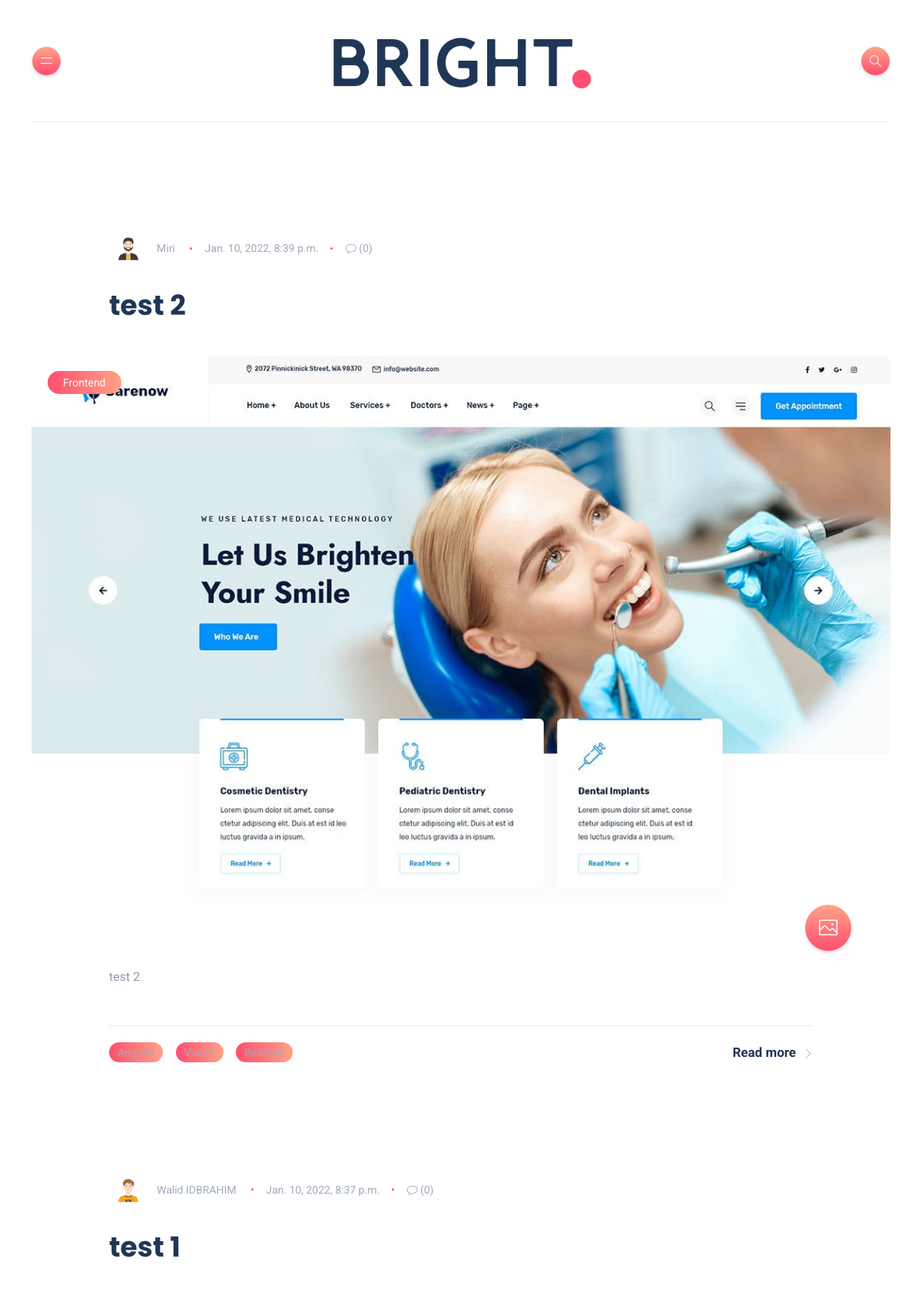
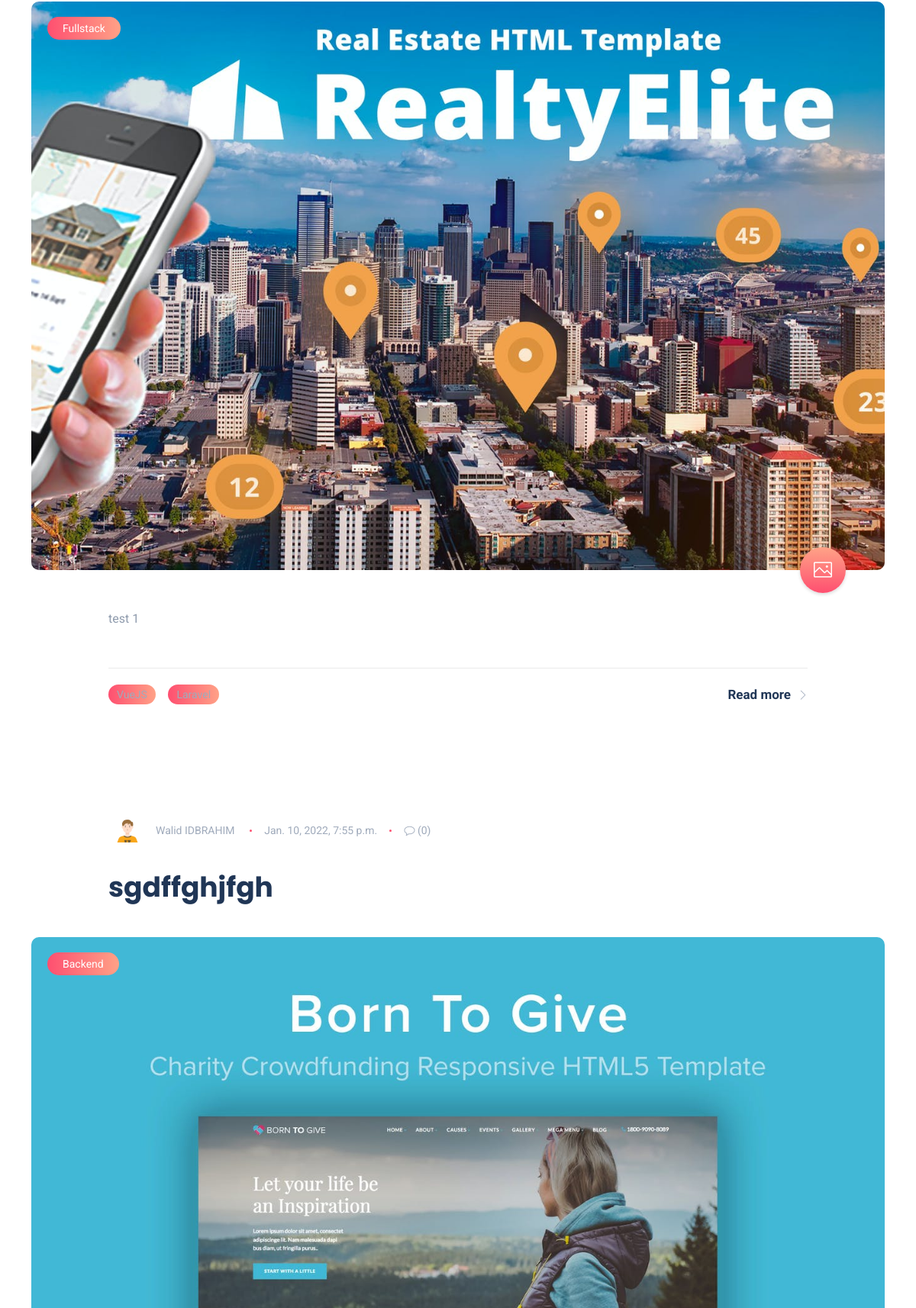
The app's page /articles/ (upper part) with its own data (2 pictures, top to bottom).
### blog/models.py (models this page shows, shortened)
class Article(models.Model):
    profile = ForeignKey(
        Profile, on_delete=models.SET_NULL, null=True, blank=True)
    state = IntegerField(default=0, choices=LIST_STATE)
    title = CharField(max_length=120, blank=True, null=True, unique=True)
    slug = SlugField(max_length=120, unique=True,
                     db_index=True, null=True, blank=True)
    description = TextField(null=True)
    category = ForeignKey("Category", null=True, on_delete=models.SET_NULL)
    tags = ManyToManyField("Tag")
    picture = models.ImageField(null=True, upload_to="articles/")
    created = DateTimeField(auto_now_add=True)
    updated = DateTimeField(auto_now=True)

class Category(models.Model):
    class Meta:
        verbose_name = "Categorie"
    name = CharField(max_length=20)
    state = IntegerField(default=0, choices=LIST_STATE)
    created = DateTimeField(auto_now_add=True)
    updated = DateTimeField(auto_now=True)

class Tag(models.Model):
    name = CharField(max_length=20)
    created = DateTimeField(auto_now_add=True)
    updated = DateTimeField(auto_now=True)

### account/models.py (models this page shows, shortened)
class Profile(models.Model):
    user = OneToOneField(User, on_delete=models.CASCADE)
    name = models.CharField(max_length=80)
    username = models.CharField(
        max_length=80, unique=True, null=True, blank=True)
    email = models.EmailField(
        max_length=120, null=True, blank=True, unique=True)
    head_line = models.CharField(max_length=200, null=True, blank=True)
    bio = models.TextField(null=True, blank=True)
    image = models.ImageField(
        null=True, blank=True, upload_to="profiles/", default="profiles/default.png"
    )
    resume_link = models.CharField(max_length=200, null=True, blank=True)
    github_link = models.CharField(max_length=200, null=True, blank=True)
    linkedin_link = models.CharField(max_length=200, null=True, blank=True)
    youtube_link = models.CharField(max_length=200, null=True, blank=True)
    website_link = models.CharField(max_length=200, null=True, blank=True)
    state = models.BooleanField(
        default=False, choices=((False, "Deactive"), (True, "Active"))
    )
    id = models.UUIDField(primary_key=True, unique=True,
                          default=uuid4, editable=False)
    created = models.DateTimeField(auto_now_add=True)
    updated = models.DateTimeField(auto_now=True)

### blog/views.py (the view)
# urls.py: path("", views.ListArticleView.as_view(), name="list_of_articles"),
class ListArticleView(ListView):
    queryset = Article.objects.filter(state=1).order_by("-created")
    template_name = "blog/index.html"
    context_object_name = "articles"
    def get_context_data(self, **kwargs):
        context = super().get_context_data(**kwargs)
        context['categories'] = Category.objects.filter(state=1)
        return context

### blog/templates/blog/index.html (shortened to what this page needs)
{% extends 'base.html' %} {% block content %} {% for article in articles %}
<div class="post post-xl">
  <div class="post-top">
    <ul class="meta list-inline mb-0">
      <li class="list-inline-item">
        <a href="#"
          ><img
            width="50px"
            height="auto"
            src="{{ article.profile.image.url }}"
            class="author img-fluid img-rounded"
            alt="author"
          />{{ article.profile.name }}</a
        >
      </li>
      <li class="list-inline-item">{{ article.created }}</li>
      <li class="list-inline-item"><i class="icon-bubble"></i> (0)</li>
    </ul>
    <h5 class="post-title mb-0 mt-4">
      <a href="{% url 'show_article' article.slug %}">{{ article.title }}</a>
    </h5>
  </div>
  <div class="thumb rounded">
    <a href="category.html" class="category-badge lg position-absolute"
      >{{ article.category.name }}</a
    >
    <span class="post-format">
      <i class="icon-picture"></i>
    </span>
    <a href="blog-single.html">
      <div class="inner">
        <img src="{{ article.picture.url }}" alt="post-title" />
      </div>
    </a>
  </div>
  <div class="details">
    <p class="excerpt mb-0">{{ article.description }}</p>
  </div>
  <div class="post-bottom clearfix d-flex align-items-center">
    <div class="social-share me-auto">
      <ul class="icons list-unstyled list-inline mb-0">
        {% for tag in article.tags.all %}
          <li class="list-inline-item">
            <a href="#" class="category-badge sm">{{ tag.name }}</a>
          </li>
        {% endfor %}
      </ul>
    </div>
    <div class="float-end d-none d-md-block">
      <a href="{% url 'show_article' article.slug %}" class="more-link"
        >Read more<i class="icon-arrow-right"></i
      ></a>
    </div>
  </div>
</div>
{% endfor %}
{% endblock %}

### bright_coding/static/css/style.css (style rules this page uses)
body { color: #8F9BAD; background-color: #fff; font-family: "Roboto", sans-serif; font-size: 15px; line-height: 1.7; overflow-x: hidden; -webkit-font-smoothing: antialiased; -moz-osx-font-smoothing: grayscale; }
img { max-width: 100%; height: auto; }
h1, h2, h3, h4, h5, h6 { color: #203656; font-family: "Poppins", sans-serif; font-weight: 700; line-height: 1.4; margin: 20px 0; }
a { color: #FE4F70; outline: 0; text-decoration: none; -webkit-transition: all 0.2s ease-in-out; -moz-transition: all 0.2s ease-in-out; transition: all 0.2s ease-in-out; }
.post .category-badge { color: #FFF; font-size: 13px; border-radius: 25px; display: inline-block; padding: 6px 11px; line-height: 1; left: 20px; top: 20px; z-index: 1; background: #FE4F70; background: -webkit-linear-gradient(left, #FE4F70 0%, #FFA387 51%, #FE4F70 100%); background: linear-gradient(to right, #FE4F70 0%, #FFA387 51%, #FE4F70 100%); background-size: 200% auto; -webkit-transition: all 0.3s ease-in-out; -moz-transition: all 0.3s ease-in-out; transition: all 0.3s ease-in-out; }
.post .category-badge.lg { font-size: 14px; padding: 8px 20px; }
.post .post-format { color: #FFF; display: block; border-radius: 50%; font-size: 20px; height: 50px; line-height: 54px; right: 20px; text-align: center; bottom: -25px; position: absolute; width: 50px; -webkit-box-shadow: 0px 2px 4px 0px rgba(0, 0, 0, 0.15); -moz-box-shadow: 0px 2px 4px 0px rgba(0, 0, 0, 0.15); box-shadow: 0px 2px 4px 0px rgba(0, 0, 0, 0.15); background: #FE4F70; background: -webkit-linear-gradient(bottom, #FE4F70 0%, #FFA387 100%); background: linear-gradient(to top, #FE4F70 0%, #FFA387 100%); z-index: 1; }
.post .thumb { position: relative; }
.post .thumb.rounded .inner { border-radius: 10px; overflow: hidden; }
.post .thumb img { -webkit-transform: scale(1); -moz-transform: scale(1); -ms-transform: scale(1); -o-transform: scale(1); transform: scale(1); -webkit-transition: all 0.3s ease-in-out; -moz-transition: all 0.3s ease-in-out; transition: all 0.3s ease-in-out; }
.post .post-title a { color: #203656; }
.post .excerpt { font-size: 16px; }
.post .meta { font-size: 14px; color: #9faabb; }
.post .meta a { color: #9faabb; font-weight: 400; }
.post .meta i { vertical-align: middle; }
.post .meta li:last-child:after { content: ""; display: none; }
.post .meta li:after { content: ""; display: inline-block; background-color: #FE4F70; border-radius: 50%; margin-left: 1rem; height: 3px; vertical-align: middle; position: relative; top: -1px; width: 3px; }
.post .meta li:not(:last-child) { margin-right: 0.8rem; }
.post .meta li img.author { margin-right: 12px; vertical-align: middle; }
.post .post-bottom .social-share .icons { display: inline; vertical-align: middle; }
.post .post-bottom .social-share .icons li a { color: #9faabb; font-size: 14px; }
.post .post-bottom .social-share .icons li:not(:last-child) { margin-right: 0.8rem; }
.post .post-bottom .more-link { color: #203656; font-size: 17px; font-weight: bold; }
.post .post-bottom .more-link i { font-size: 12px; color: #9faabb; margin-left: 10px; vertical-align: middle; position: relative; right: 0; -webkit-transition: all 0.3s ease-in-out; -moz-transition: all 0.3s ease-in-out; transition: all 0.3s ease-in-out; }
.post.post-xl { margin-bottom: 140px; }
.post.post-xl .thumb .inner { margin-top: -1px; margin-left: -1px; margin-right: -1px; }
.post.post-xl .post-top { padding: 0 100px; margin-bottom: 40px; }
.post.post-xl .post-top .post-title { font-size: 36px; }
.post.post-xl .details { padding: 50px 100px 50px; }
.post.post-xl .post-bottom { border-top: solid 1px #EBEBEB; margin: 0 100px; padding-top: 20px; }
.post.post-xl .post-format { font-size: 24px; height: 60px; line-height: 64px; right: 50px; bottom: -30px; width: 60px; }
.rounded { border-radius: 10px !important; }

### records on screen
Article: profile.image (picture), profile.name "Miri", created "Jan. 10, 2022, 8:39 p.m.", title "test 2", category.name "Frontend", picture (picture), description "test 2"
Tag: name "Angular"
Tag: name "VueJS"
Tag: name "ReactJS"
Article: profile.image (picture), profile.name "Walid IDBRAHIM", created "Jan. 10, 2022, 8:37 p.m.", title "test 1", category.name "Fullstack", picture (picture), description "test 1"
Tag: name "Laravel"
Article: profile.image (picture), profile.name "Walid IDBRAHIM", created "Jan. 10, 2022, 7:55 p.m.", title "sgdffghjfgh", category.name "Backend", picture (picture)
